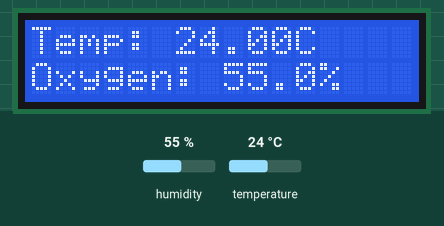
The sketch below on a simulated ESP32. Parts: 16×2 character LCD. Inputs (shaded band) come from the test bench; at power-on: humidity 55 %, temperature 24 °C. No MQTT or app messages arrive unless stated; what the sketch prints to the serial monitor is not drawn.

Above: at 4.2 s.
4.3 s: humidity set to 22 %
At 7.5 s:
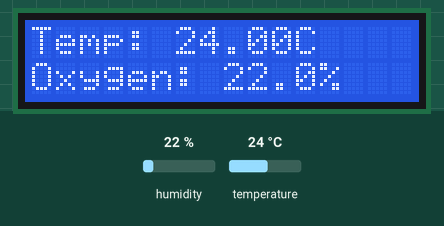
9.1 s: temperature set to 12 °C
At 12.0 s:
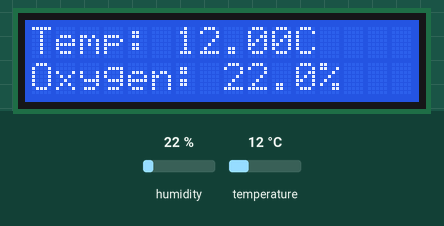
13.9 s: humidity set to 40 %
At 16.5 s:
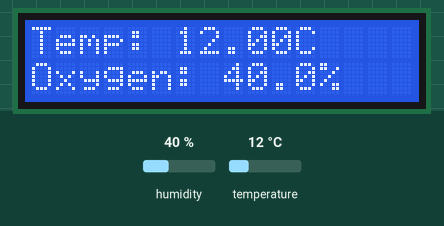
18.7 s: temperature set to 19 °C
At 19.7 s:
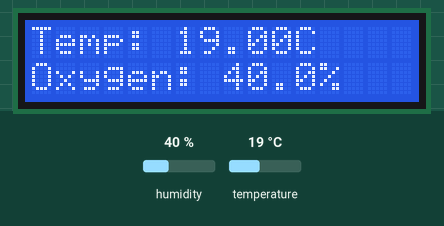
Timing chart, 0 to 21.7 s (numbered marks = the images above; inputs shaded):
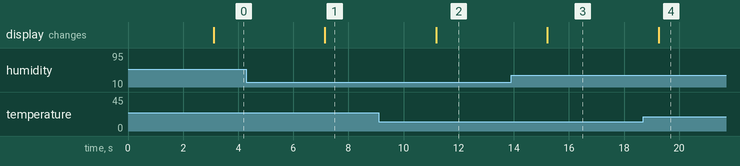

The sketch:

esp32.ino
```cpp
// Adicionamos as bibliotecas que serão utilizadas
#include <LiquidCrystal_I2C.h>
#include <Wire.h>
#include "ArduinoJson.h"
#include "EspMQTTClient.h"
#include "DHTesp.h"

// Configuração do DHT22
const int DHT_PIN = 15;
DHTesp dhtSensor;

// Configuração do LC
LiquidCrystal_I2C lcd(0x27, 16, 2);

// Configuração do MQTT
EspMQTTClient client{
  "Wokwi-GUEST",  //SSID do WiFi
  "",  // Senha do wifi
  "mqtt.tago.io",  // Endereço do servidor
  "Default",  // Usuario
  "70de94f2-1cfb-4f85-b94b-7dee0b6ef274",  // Token do device
  "esp",  // Nome do device
  1883  // Porta de comunicação
};

void setup() {
  // Inicialização do Display LCD
  lcd.init();
  lcd.backlight();

  // Inicialização do sensor DHT22
  dhtSensor.setup(DHT_PIN, DHTesp::DHT22);

  // Comunicação serial
  Serial.begin(9600);
  Serial.println("Conectando WiFi");

  while (!client.isWifiConnected()) {
    Serial.print('.'); client.loop(); delay(1000);
    }
    Serial.println("WiFi Conectado");
    Serial.println("Conectando com Servidor MQTT");
  while (!client.isMqttConnected()) {
      Serial.print('.'); client.loop(); delay(1000);
    }
  Serial.println("MQTT Conectado");
}

  // Callback da EspMQTTClient
  void onConnectionEstablished()
  {}
  char bufferJson[100];

void loop() {
  // Leitura de temperatura e umidade do sensor DHT22
  TempAndHumidity data = dhtSensor.getTempAndHumidity();

  // Exibir no LCD
  lcd.clear();
  lcd.setCursor(0, 0);
  lcd.print("Temp: " + String(data.temperature, 2) + "C");

  lcd.setCursor(0, 1);
  lcd.print("Oxygen: " + String(data.humidity, 1) + "%");


// Enviar para o servidor MQTT
StaticJsonDocument<300> documentTemperature;
documentTemperature["variable"] = "temperature";
documentTemperature["value"] = data.temperature;

StaticJsonDocument<300> documentOxygen;
documentOxygen["variable"] = "oxygen";
documentOxygen["value"] = data.humidity;

// Serializar e enviar a leitura de temperatura
char bufferTemperature[100];
serializeJson(documentTemperature, bufferTemperature);
Serial.println(bufferTemperature);
client.publish("leituras/temperatura", bufferTemperature);
delay(2000);
client.loop();

// Serializar e enviar a leitura de oxigenação
char bufferOxygen[100];
serializeJson(documentOxygen, bufferOxygen);
Serial.println(bufferOxygen);
client.publish("leituras/oxigenacao", bufferOxygen);
delay(2000);
client.loop();

}
```

Measured:
- after the input at 4.3 s, the display: changes after 2.8 s (image 1)
- after the input at 9.1 s, the display: changes after 2.1 s (image 2)
- after the input at 13.9 s, the display: changes after 1.3 s (image 3)
- after the input at 18.7 s, the display: changes after 0.56 s (image 4)
